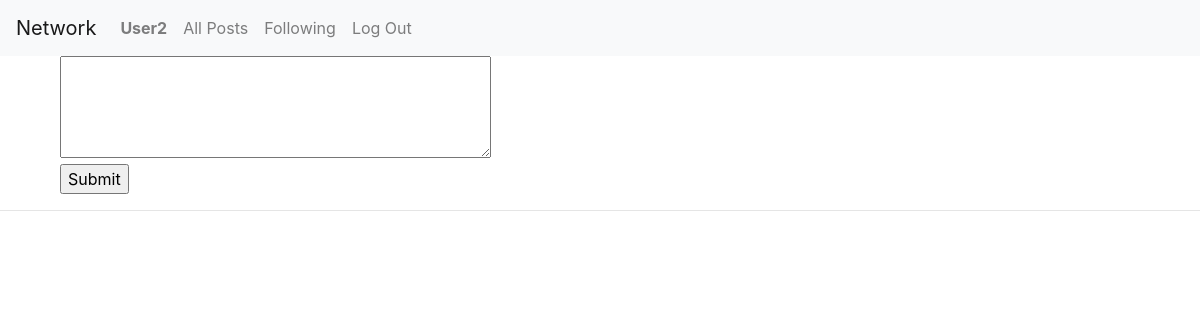
The page / (signed in) on the database as committed earlier.
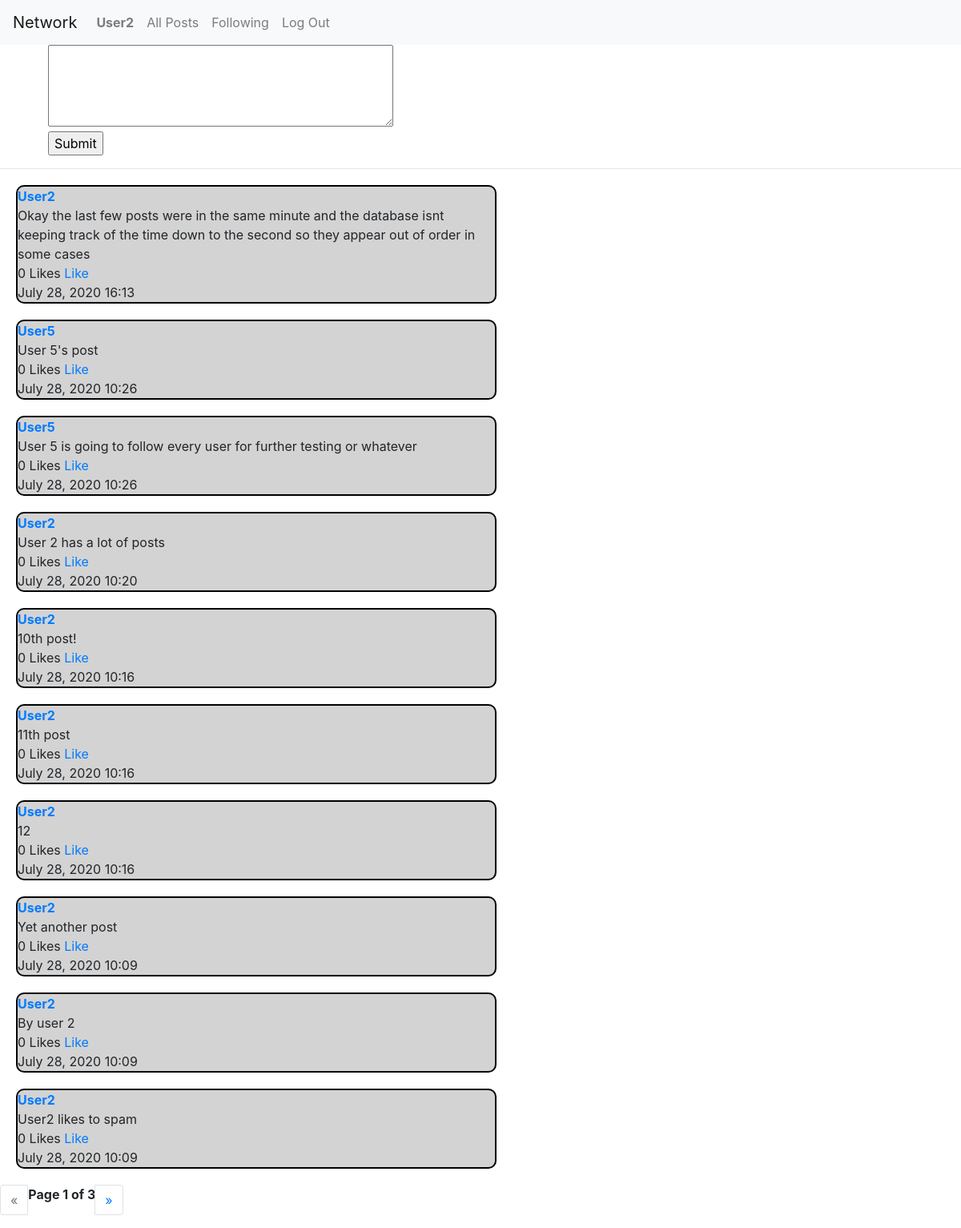
The same page on the database as committed later.
### network/models.py (models this page shows, shortened)
class User(AbstractUser):
    pass

class Post(models.Model):
    user = models.ForeignKey(User, on_delete=models.CASCADE, related_name="auth")
    post = models.CharField(max_length = 140)
    likes = models.IntegerField(default=0, blank=True, null=True)
    time = models.CharField(max_length = 40, null=True)
    class Meta:
        ordering = ['-time']

### network/views.py (the view, shortened to what this page needs)
# urls.py: path("", views.index, name="index"),
def index(request):
    msg = "please log in"
    posts = Post.objects.all()
    paginator = Paginator(posts, 10)
    page = request.GET.get('page')
    posts = paginator.get_page(page)
    return render(request, "network/index.html", {
    "posts": posts,
    "msg": msg
    })

### network/templates/network/index.html (shortened to what this page needs)
{% extends "network/layout.html" %}
{% block body %}
{% if user.is_authenticated %}
  <div class="new_post" style="margin-left: 5%;">
    <form class="" action="" method="post">
      <textarea name="post" rows="4" cols="40" required></textarea>
      <br>
      <input type="submit" name="" value="Submit">
    </form>
  </div>
  <hr>
  <div class="">
    {% for post in posts %}
      <div class="post">
        <a href="{% url 'profile' username=post.user %}"><strong>{{ post.user }}</strong></a>
        <br>
        {{ post.post }}
        <br>
        <div class="like">
          {{ post.likes }} Likes
          <a href=""class="likes">Like</a>
        </div>
        {{ post.time }}
      </div>
    {% endfor %}
  </div>
{% else %}
{{ msg }}
{% endif %}
{% endblock %}

### network/templates/network/layout.html (shortened to what this page needs)
{% load static %}
<!DOCTYPE html>
<html lang="en">
    <head>
        <link rel="stylesheet" href="https://stackpath.bootstrapcdn.com/bootstrap/4.4.1/css/bootstrap.min.css">
        <link href="{% static 'network/styles.css' %}" rel="stylesheet">
    </head>
    <body>
        <nav class="navbar navbar-expand-lg navbar-light bg-light">
            <a class="navbar-brand" href="#">Network</a>
            <div>
              <ul class="navbar-nav mr-auto">
                {% if user.is_authenticated %}
                    <li class="nav-item">
                        <a class="nav-link" href="{{ user.username }}"><strong>{{ user.username }}</strong></a>
                    </li>
                {% endif %}
                <li class="nav-item">
                  <a class="nav-link" href="{% url 'index' %}">All Posts</a>
                </li>
                {% if user.is_authenticated %}
                    <li class="nav-item">
                        <a class="nav-link" href="{% url 'following' %}">Following</a>
                    </li>
                    <li class="nav-item">
                        <a class="nav-link" href="{% url 'logout' %}">Log Out</a>
                    </li>
                {% endif %}
              </ul>
            </div>
          </nav>
        <div class="body">
            {% block body %}
            {% endblock %}
            {% if user.is_authenticated %}
            {% if posts %}
          <nav aria-label="Page navigation">
            <ul class="pagination">
              {% if posts.has_previous %}
              <li class="page-item">
              <a class="page-link " href="?page={{ posts.previous_page_number }}" aria-label="Previous">
              {% else %}
              <li class="page-item disabled">
              <a class="page-link " href="" aria-label="Previous">
              {% endif %}
                <span aria-hidden="true">&laquo;</span>
              </a>
            </li>
            <strong>Page {{ posts.number }} of {{ posts.paginator.num_pages }}</strong>
            {% if posts.has_next %}
            <li class="page-item">
              <a class="page-link" href="?page={{ posts.next_page_number }}" aria-label="Next">
            {% else %}
            <li class="page-item disabled">
              <a class="page-link" href="" aria-label="Next">
            {% endif %}
                <span aria-hidden="true">&raquo;</span>
              </a>
            </li>
          </ul>
        </nav>
        {% endif %}
        {% endif %}
        </div>
    </body>
</html>

### network/static/network/styles.css (style rules this page uses)
.post { background-color: lightgrey; border: 2px solid black; border-radius: 10px; margin: 20px; width: 50%; }

Rows that differ between the two databases and show on the page:
added Post: user "User2", post "Okay the last few posts were in the same minute and the database isnt keeping track of the time down to the second so they appear out of order in some cases", likes "0", time "July 28, 2020 16:13"
added Post: user "User5", post "User 5's post", likes "0", time "July 28, 2020 10:26"
added Post: user "User5", post "User 5 is going to follow every user for further testing or whatever", likes "0", time "July 28, 2020 10:26"
added Post: user "User2", post "User 2 has a lot of posts", likes "0", time "July 28, 2020 10:20"
added Post: user "User2", post "10th post!", likes "0", time "July 28, 2020 10:16"
added Post: user "User2", post "11th post", likes "0", time "July 28, 2020 10:16"
added Post: user "User2", post "12", likes "0", time "July 28, 2020 10:16"
added Post: user "User2", post "Yet another post", likes "0", time "July 28, 2020 10:09"
added Post: user "User2", post "By user 2", likes "0", time "July 28, 2020 10:09"
added Post: user "User2", post "User2 likes to spam", likes "0", time "July 28, 2020 10:09"
Other text that changed with them:
{{ posts.number }}: (not shown) → "1"
{{ posts.paginator.num_pages }}: (not shown) → "3"
text now shown: "« Page of »"
